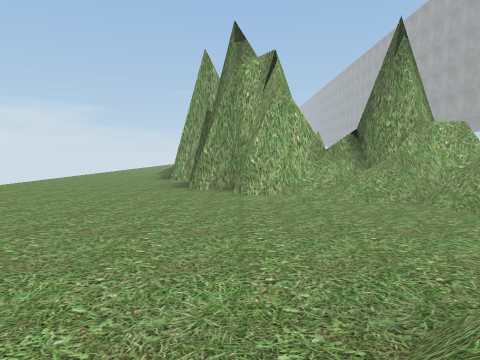
View 1 (above)

24 first-person views from a walk through a scene from a Unity 3-D project. The camera is 1.2 m above the floor, tilts 4° down and sees 70° across. The floor is counted in squares, 2 m on a side. Each view is taken from the middle of a square. On the plan, view 1 faces up. The plan holds only what a view shows up to about 10 squares ahead; the rest is blank. The place goes on beyond the plan. Some surface patterns are stand-ins.

View 2
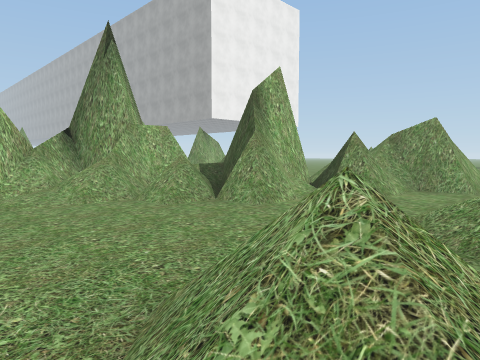

View 3
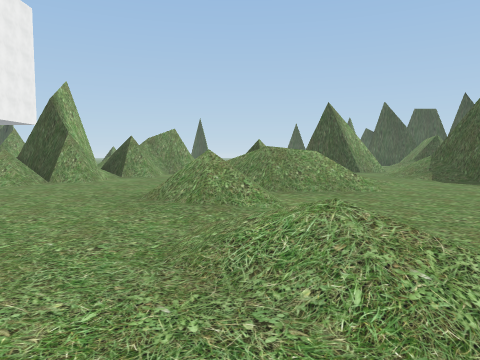

View 4
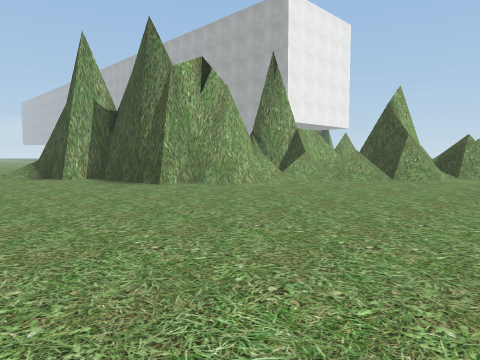

View 5
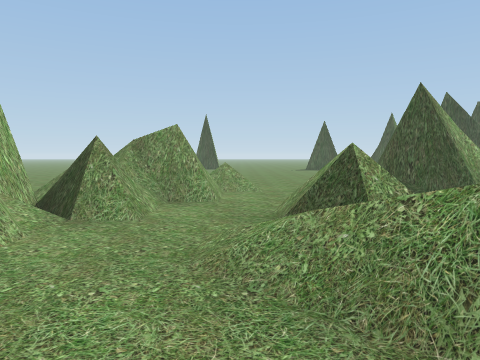

View 6
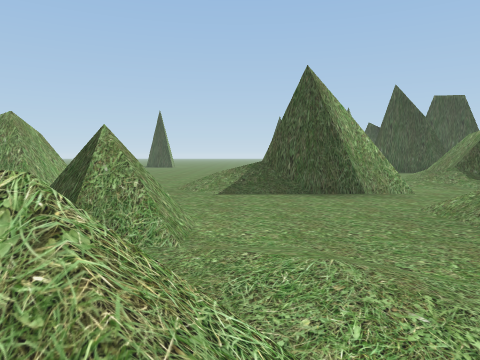

View 7
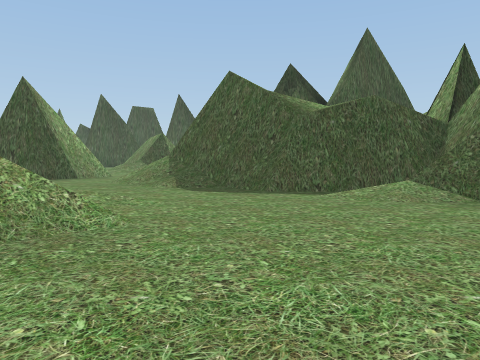

View 8
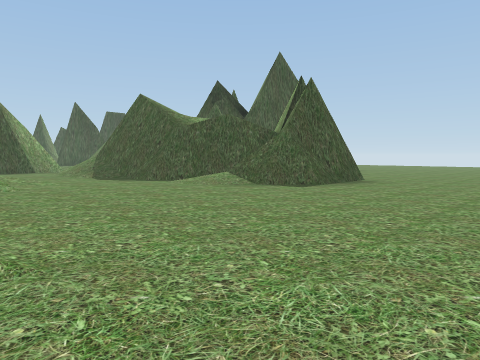

View 9
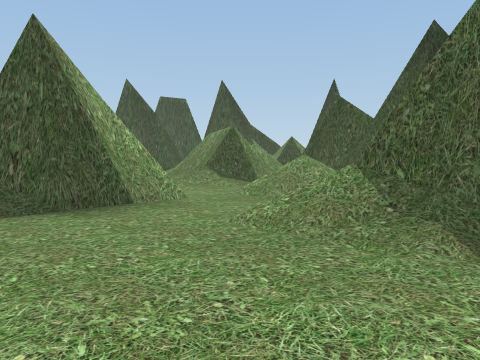

View 10
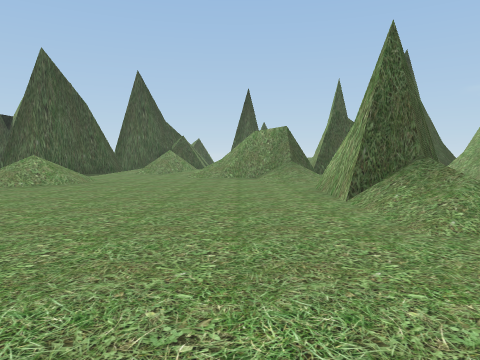

View 11
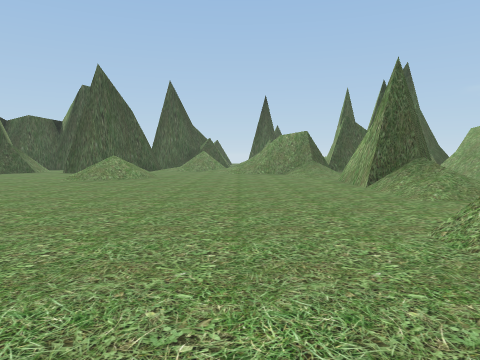

View 12
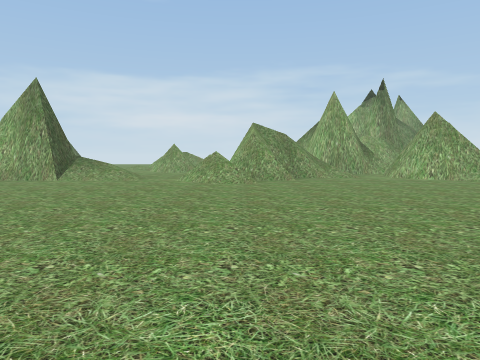

View 13
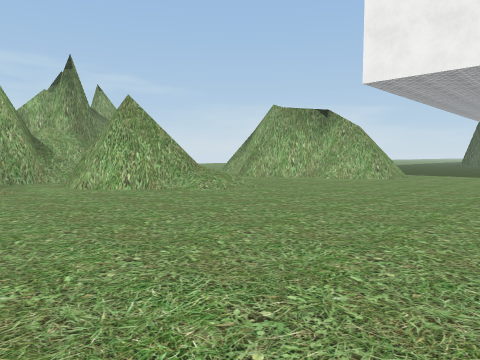

View 14
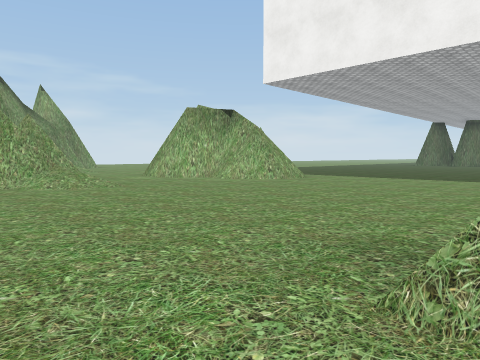

View 15
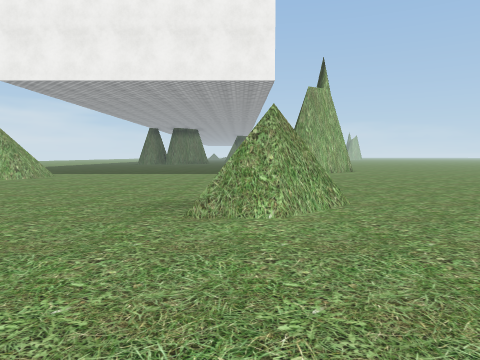

View 16
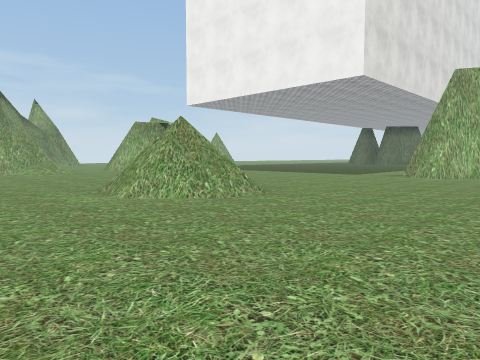

View 17
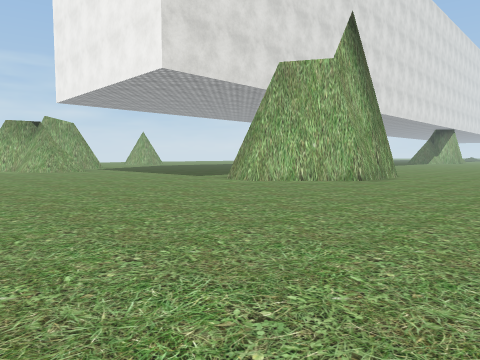

View 18
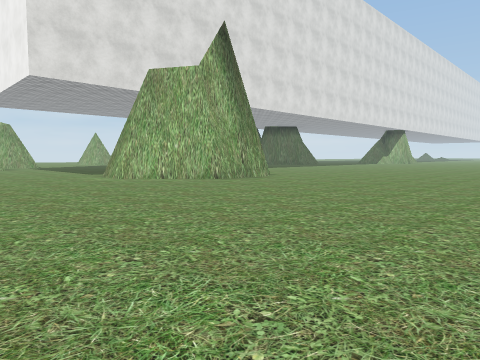

View 19
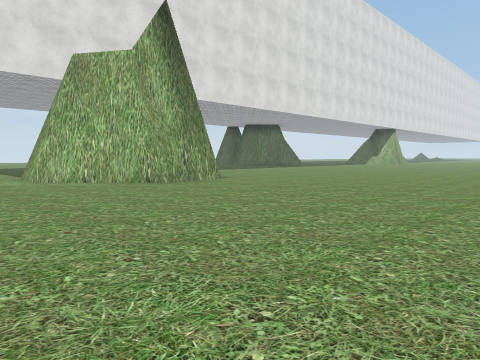

View 20
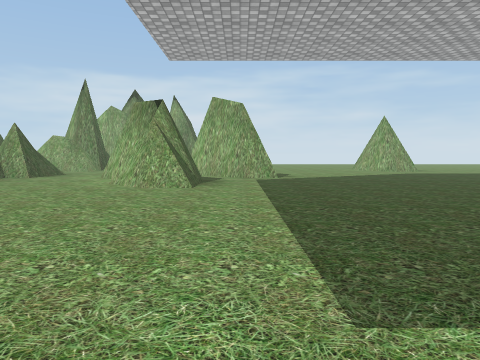

View 21
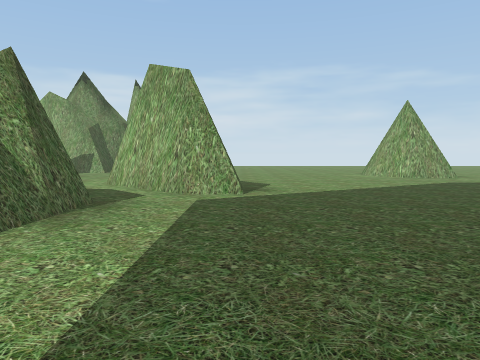

View 22
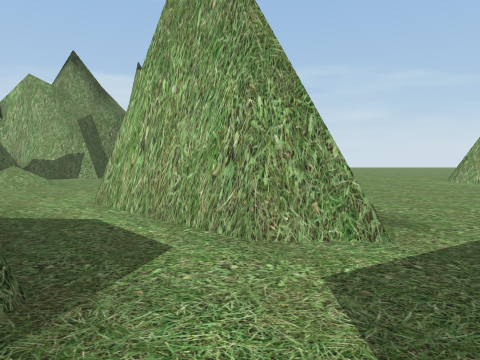

View 23
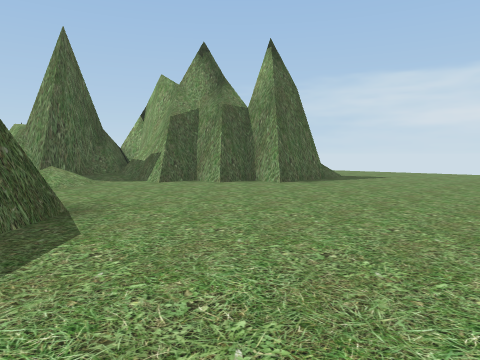

View 24
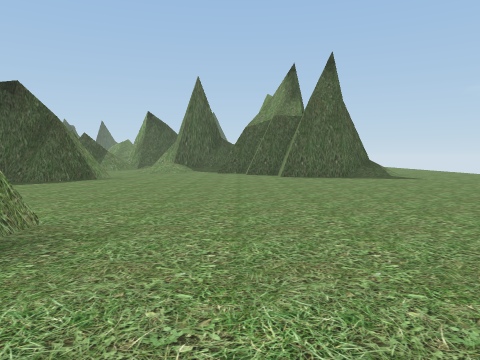

### Floor plan
Key: @ floor where view 1 was taken; # wall or solid block; . main floor; : floor 0.25 m higher than the main floor; + floor 0.5 m higher than the main floor; / step, stairs or slope; = window, fence, low wall or low ledge.
Columns run from 5 left of view 1 to 29 right of it. Each row starts with its distance up from view 1.
 23        .                      ...
 22       ... ...                ....
 21      ....##......           ......
 20      .............         .......
 19     ................       :......
 18    ..................      #......
 17    ....................   ##......
 16  .............+......... ##........
 15  ...........###....................
 14  ..........###..##.................
 13  ../##/........###.................
 12   /####/......##...................
 11   .#####/./.. .....................
 10 ....####///   ..................
  9 ....#######    ./.......#.......
  8 ....#######   ##/......##....
  7 .....######   ##.............
  6  .....//==###................
  5  ......./####//..............
  4 .........####//.........
  3 ...........##/##........
  2 .............###/........
  1 .....//.//...../=.......
  0  ../.@/////#...........
 -1 ..//...//.##..//.......
 -2 .......///....//.......
 -3 ........//....##........
 -4 ..............##.........
 -5  ........///..##.....//..
 -6  .....//###/...//..../ ..
 -7  ....#/##  /=/.//.....
 -8  ...####       ###/...
 -9  ...#          #

Positions as (right, up) in squares from view 1, and headings:
1: (0, 0), facing up
2: (0, 0), facing up-right
3: (-4, 0), facing right
4: (-5, 1), facing up-right
5: (1, 1), facing right
6: (2, -2), facing right
7: (-1, -1), facing down-right
8: (-5, -1), facing down-right
9: (4, -2), facing down-right
10: (12, 2), facing down
11: (13, 4), facing down
12: (19, 2), facing left
13: (16, 4), facing up-left
14: (18, 6), facing up-left
15: (18, 4), facing up
16: (23, 5), facing up-left
17: (26, 9), facing up-left
18: (29, 11), facing up-left
19: (29, 13), facing up-left
20: (19, 15), facing left
21: (15, 16), facing left
22: (12, 15), facing left
23: (7, 18), facing down-left
24: (2, 23), facing down
